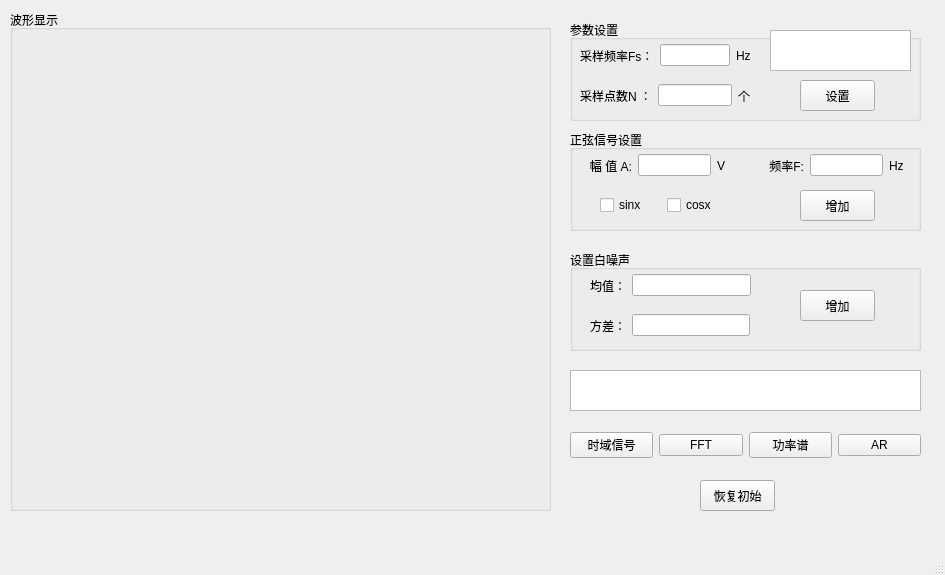
<?xml version="1.0" encoding="UTF-8"?>
<ui version="4.0">
 <class>MainWindow</class>
 <widget class="QMainWindow" name="MainWindow">
  <property name="geometry">
   <rect>
    <x>0</x>
    <y>0</y>
    <width>945</width>
    <height>575</height>
   </rect>
  </property>
  <property name="windowTitle">
   <string>MainWindow</string>
  </property>
  <widget class="QWidget" name="centralwidget">
   <widget class="QGroupBox" name="groupBox">
    <property name="geometry">
     <rect>
      <x>10</x>
      <y>10</y>
      <width>541</width>
      <height>501</height>
     </rect>
    </property>
    <property name="title">
     <string>波形显示</string>
    </property>
   </widget>
   <widget class="QGroupBox" name="groupBox_canshu">
    <property name="geometry">
     <rect>
      <x>570</x>
      <y>20</y>
      <width>351</width>
      <height>101</height>
     </rect>
    </property>
    <property name="title">
     <string>参数设置</string>
    </property>
    <widget class="QWidget" name="horizontalLayoutWidget">
     <property name="geometry">
      <rect>
       <x>10</x>
       <y>20</y>
       <width>171</width>
       <height>31</height>
      </rect>
     </property>
     <layout class="QHBoxLayout" name="horizontalLayout">
      <item>
       <widget class="QLabel" name="label_Fs">
        <property name="text">
         <string>采样频率Fs：</string>
        </property>
       </widget>
      </item>
      <item>
       <widget class="QLineEdit" name="lineEdit_Fs"/>
      </item>
      <item>
       <widget class="QLabel" name="label_FsHz">
        <property name="text">
         <string>Hz</string>
        </property>
       </widget>
      </item>
     </layout>
    </widget>
    <widget class="QWidget" name="horizontalLayoutWidget_3">
     <property name="geometry">
      <rect>
       <x>10</x>
       <y>60</y>
       <width>171</width>
       <height>31</height>
      </rect>
     </property>
     <layout class="QHBoxLayout" name="horizontalLayout_2">
      <item>
       <widget class="QLabel" name="label_2">
        <property name="text">
         <string>采样点数N ：</string>
        </property>
       </widget>
      </item>
      <item>
       <widget class="QLineEdit" name="lineEdit_N"/>
      </item>
      <item>
       <widget class="QLabel" name="label_3">
        <property name="text">
         <string>个</string>
        </property>
       </widget>
      </item>
     </layout>
    </widget>
    <widget class="QPushButton" name="pushButton_canshu_set">
     <property name="geometry">
      <rect>
       <x>230</x>
       <y>60</y>
       <width>75</width>
       <height>31</height>
      </rect>
     </property>
     <property name="text">
      <string>设置</string>
     </property>
    </widget>
    <widget class="QTextBrowser" name="textBrowser_Fs_N_end">
     <property name="geometry">
      <rect>
       <x>200</x>
       <y>10</y>
       <width>141</width>
       <height>41</height>
      </rect>
     </property>
     <property name="font">
      <font>
       <family>Adobe Devanagari</family>
       <pointsize>12</pointsize>
      </font>
     </property>
    </widget>
   </widget>
   <widget class="QGroupBox" name="groupBox_sin">
    <property name="geometry">
     <rect>
      <x>570</x>
      <y>130</y>
      <width>351</width>
      <height>101</height>
     </rect>
    </property>
    <property name="title">
     <string>正弦信号设置</string>
    </property>
    <widget class="QWidget" name="horizontalLayoutWidget_2">
     <property name="geometry">
      <rect>
       <x>10</x>
       <y>20</y>
       <width>324</width>
       <height>31</height>
      </rect>
     </property>
     <layout class="QHBoxLayout" name="horizontalLayout_sin">
      <item>
       <widget class="QLabel" name="label_sinA">
        <property name="text">
         <string>   幅 值 A:</string>
        </property>
       </widget>
      </item>
      <item>
       <widget class="QLineEdit" name="lineEdit_sinA"/>
      </item>
      <item>
       <widget class="QLabel" name="label_sinV">
        <property name="text">
         <string>V</string>
        </property>
       </widget>
      </item>
      <item>
       <spacer name="horizontalSpacer">
        <property name="orientation">
         <enum>Qt::Horizontal</enum>
        </property>
        <property name="sizeHint" stdset="0">
         <size>
          <width>59</width>
          <height>20</height>
         </size>
        </property>
       </spacer>
      </item>
      <item>
       <widget class="QLabel" name="label_sinF">
        <property name="text">
         <string>    频率F:</string>
        </property>
       </widget>
      </item>
      <item>
       <widget class="QLineEdit" name="lineEdit_sinF"/>
      </item>
      <item>
       <widget class="QLabel" name="label_sinHz">
        <property name="text">
         <string>Hz</string>
        </property>
       </widget>
      </item>
     </layout>
    </widget>
    <widget class="QPushButton" name="pushButton_sinadd">
     <property name="geometry">
      <rect>
       <x>230</x>
       <y>60</y>
       <width>75</width>
       <height>31</height>
      </rect>
     </property>
     <property name="text">
      <string>增加</string>
     </property>
    </widget>
    <widget class="QWidget" name="horizontalLayoutWidget_4">
     <property name="geometry">
      <rect>
       <x>30</x>
       <y>60</y>
       <width>127</width>
       <height>31</height>
      </rect>
     </property>
     <layout class="QHBoxLayout" name="horizontalLayout_3">
      <item>
       <widget class="QCheckBox" name="checkBox_sin">
        <property name="text">
         <string>sinx</string>
        </property>
       </widget>
      </item>
      <item>
       <widget class="QCheckBox" name="checkBox_cos">
        <property name="text">
         <string>cosx</string>
        </property>
       </widget>
      </item>
     </layout>
    </widget>
   </widget>
   <widget class="QGroupBox" name="groupBox_NS">
    <property name="geometry">
     <rect>
      <x>570</x>
      <y>250</y>
      <width>351</width>
      <height>101</height>
     </rect>
    </property>
    <property name="title">
     <string>设置白噪声</string>
    </property>
    <widget class="QWidget" name="horizontalLayoutWidget_5">
     <property name="geometry">
      <rect>
       <x>20</x>
       <y>20</y>
       <width>161</width>
       <height>31</height>
      </rect>
     </property>
     <layout class="QHBoxLayout" name="horizontalLayout_4">
      <item>
       <widget class="QLabel" name="label_ave">
        <property name="text">
         <string>均值：</string>
        </property>
       </widget>
      </item>
      <item>
       <widget class="QLineEdit" name="lineEdit_ns_ave"/>
      </item>
     </layout>
    </widget>
    <widget class="QPushButton" name="pushButton_set_ns">
     <property name="geometry">
      <rect>
       <x>230</x>
       <y>40</y>
       <width>75</width>
       <height>31</height>
      </rect>
     </property>
     <property name="text">
      <string>增加</string>
     </property>
    </widget>
    <widget class="QWidget" name="horizontalLayoutWidget_7">
     <property name="geometry">
      <rect>
       <x>20</x>
       <y>60</y>
       <width>160</width>
       <height>31</height>
      </rect>
     </property>
     <layout class="QHBoxLayout" name="horizontalLayout_6">
      <item>
       <widget class="QLabel" name="label_var">
        <property name="text">
         <string>方差：</string>
        </property>
       </widget>
      </item>
      <item>
       <widget class="QLineEdit" name="lineEdit_ns_var"/>
      </item>
     </layout>
    </widget>
   </widget>
   <widget class="QWidget" name="horizontalLayoutWidget_6">
    <property name="geometry">
     <rect>
      <x>570</x>
      <y>420</y>
      <width>351</width>
      <height>51</height>
     </rect>
    </property>
    <layout class="QHBoxLayout" name="horizontalLayout_5">
     <item>
      <widget class="QPushButton" name="pushButton_hn">
       <property name="text">
        <string>时域信号</string>
       </property>
      </widget>
     </item>
     <item>
      <widget class="QPushButton" name="pushButton_fft">
       <property name="text">
        <string>FFT</string>
       </property>
      </widget>
     </item>
     <item>
      <widget class="QPushButton" name="pushButton_pfft">
       <property name="text">
        <string>功率谱</string>
       </property>
      </widget>
     </item>
     <item>
      <widget class="QPushButton" name="pushButton_ar">
       <property name="text">
        <string>AR</string>
       </property>
      </widget>
     </item>
    </layout>
   </widget>
   <widget class="QTextBrowser" name="textBrowser_end_signal">
    <property name="geometry">
     <rect>
      <x>570</x>
      <y>370</y>
      <width>351</width>
      <height>41</height>
     </rect>
    </property>
   </widget>
   <widget class="QPushButton" name="pushButton_default">
    <property name="geometry">
     <rect>
      <x>700</x>
      <y>480</y>
      <width>75</width>
      <height>31</height>
     </rect>
    </property>
    <property name="text">
     <string>恢复初始</string>
    </property>
   </widget>
  </widget>
  <widget class="QMenuBar" name="menubar">
   <property name="geometry">
    <rect>
     <x>0</x>
     <y>0</y>
     <width>945</width>
     <height>23</height>
    </rect>
   </property>
  </widget>
  <widget class="QStatusBar" name="statusbar"/>
 </widget>
 <resources/>
 <connections/>
</ui>
